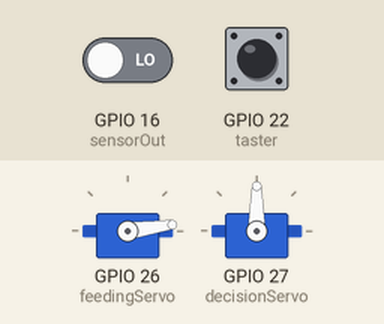
This sketch was run on a simulated ESP32. Parts: 2 × servo. The inputs (shaded band) are chosen by the test bench; at power-on: GPIO 22 (taster) HIGH, GPIO 16 (sensorOut) LOW. WiFi joins after 1.5 s; servers stay silent unless stated; what the sketch prints to the serial monitor is not drawn.

Above: at 3.0 s.
3.1 s: GPIO 22 (taster) pulled LOW for 0.15 s
At 3.55 s:
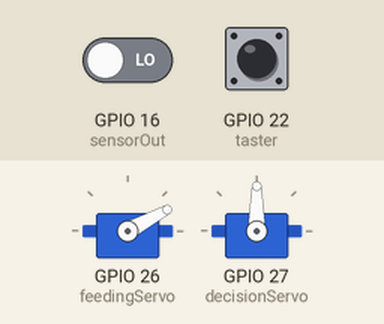
At 5.6 s:
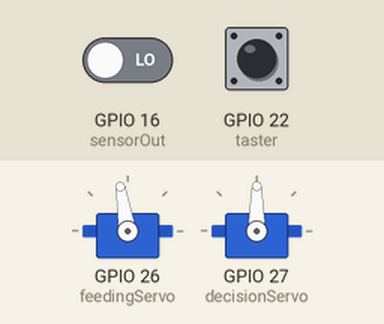
Timing chart, 0 to 10.9 s (numbered marks = the images above; inputs shaded):
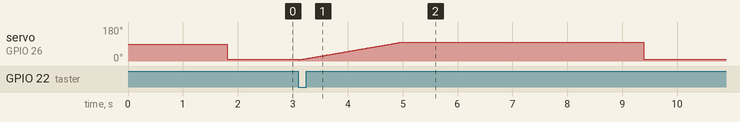

The sketch:

schiechtel.ino
```cpp
#include <Servo.h>
#define BLYNK_PRINT Serial

/* Fill-in your Template ID (only if using Blynk.Cloud) */
//#define BLYNK_TEMPLATE_ID   "YourTemplateID"


#include <BlynkSimpleEsp32_BLE.h>
#include <BLEDevice.h>
#include <BLEServer.h>

// You should get Auth Token in the Blynk App.
// Go to the Project Settings (nut icon).
char auth[] = "mGOEjkvWfhwC2yRJC-PPfytzOzWYUUYZ";

//Define the pins of the color sensor
#define s0 23 //S0 pin of the sensor on Arduino pin#2
#define s1 18 //S1 pin of the sensor on Arduino pin#3
#define s2 18 //S2 pin of the sensor on Arduino pin#4
#define s3 17 //S3 pin of the sensor on Arduino pin#5
#define sensorOut 16 //Output pin of the sensor on Arduino pin#6
#define taster 22

//Variable to save the data coming from the sensorOut
int frequency = 0;
int tasterstate;
// Variable to save the color
byte identifiedColor = 0;

//Declaring Servos

Servo feedingServo;
Servo decisionServo;

//Declaring general delays
byte smallDelay_ms = 5;
byte mediumDelay_ms = 20; //30
byte bigDelay_ms = 2000; //1000
byte veryBigDelay_ms = 2000;


//Delcaring position of the feederServo
byte pos1FeederServo = 6;
byte pos2FeederServo = 100;
byte pos3FeederServo = 180;

//Delcaring position of the decisionServo
byte decisionServo_RED = 22;
byte decisionServo_ORANGE = 55;
byte decisionServo_GREEN = 90;
byte decisionServo_YELLOW = 127;
byte decisionServo_PURPLE = 165;


void setup() {

  //Set the pins of the Color Sensor
  pinMode (s0, OUTPUT);
  pinMode (s1, OUTPUT);
  pinMode (s2, OUTPUT);
  pinMode (s3, OUTPUT);
  pinMode (sensorOut, INPUT);
  pinMode(taster, INPUT_PULLUP);

  //Using at 100%
  digitalWrite(s0, HIGH);
  digitalWrite(s1, HIGH);

  //Attaching the Servos
  feedingServo.attach (26);
  decisionServo.attach(27);

  //Set the serial communication in bytes per second
  Serial.begin(9600);

  Blynk.setDeviceName("Skittles");

  Blynk.begin(auth);

}//Close setup

void loop() {

Blynk.run();

tasterstate = digitalRead(taster);

if (tasterstate == 0)
{
  begin();
}
else home();

}
void home()
{
  identifiedColor = 0;
  decisionServo.write(90);
  feedingServo.write(8);

}
void movefeed()
{
  delay(bigDelay_ms);
  //Move Feeding servo to exit position
  for (int i = pos2FeederServo; i < pos3FeederServo; i++) {

    feedingServo.write (i);
    delay (mediumDelay_ms);

  }//Close for loop - Servo to Exit Position

  //Delay to return servo
  delay(bigDelay_ms);


  //Return the Feeding Servo to initial position
  for (int i = pos3FeederServo; i > pos1FeederServo ; i--) {

    feedingServo.write (i);
    delay (smallDelay_ms);
  }//Close for loop - Servo initial Position

  identifiedColor = 0;
  delay (veryBigDelay_ms);

}
void begin()
{
   //Write "steps" of 1 degree to the servo until pos2 (Sensor position)
  for (int i = pos1FeederServo; i < pos2FeederServo ; i++) {

    feedingServo.write (i);
    delay (mediumDelay_ms);

  }//close for loop

  //Delay to stabilize readings
  delay(bigDelay_ms);

  //We launch the Function getTheColor
  identifiedColor = getTheColor();
  Serial.println(identifiedColor);

  switch (identifiedColor) {
    //Case for Red
    case 1:
      decisionServo.write (decisionServo_RED);
      movefeed();
      break;

    //Case for Orange
    case 2:
      decisionServo.write (decisionServo_ORANGE);
      movefeed();
      break;

    //Case for Green
    case 3:
      decisionServo.write (decisionServo_GREEN);
      movefeed();
      break;

    //Case for Yellow
    case 4:
      decisionServo.write (decisionServo_YELLOW);
      movefeed();
      break;

    //Case for Purple
    case 5:
      decisionServo.write (decisionServo_PURPLE);
      movefeed();
      break;

  default:
  home();
  }

}

int getTheColor() {

  //---Read RED values... S2 LOW - S3 LOW---
  digitalWrite(s2, LOW);
  digitalWrite(s3, LOW);
  frequency = pulseIn(sensorOut, LOW);

  int redValue = frequency;

  Serial.print("R=");
  Serial.print(redValue);
  Serial.print("  ");

  delay(50);

  //---Read Green values ... S2 LOW - S3 HIGH---
  digitalWrite(s2, LOW);
  digitalWrite(s3, HIGH);
  frequency = pulseIn(sensorOut, LOW);

  int greenValue = frequency;

  Serial.print("G=");
  Serial.print(greenValue);
  Serial.print("  ");

  delay(50);


  //---Read Blue values ... S2 HIGH - S3 LOW---
  digitalWrite(s2, HIGH);
  digitalWrite(s3, LOW);
  frequency = pulseIn(sensorOut, LOW);

  int blueValue = frequency ;

  Serial.print("B=");
  Serial.print(blueValue);
  Serial.print("  ");

  delay(50);


    //---Read Clear values ... S2 HIGH - S3 HIGH---
  digitalWrite(s2, HIGH);
  digitalWrite(s3, HIGH);
  frequency = pulseIn(sensorOut, LOW);

  int clearValue = frequency ;

  Serial.print("C=");
  Serial.print(clearValue);
  Serial.println("  ");

  delay(50);


  //////////Parameters for Red//////////
  if (redValue<13 & redValue>=11 & clearValue<23 & clearValue>19 & blueValue<7 & blueValue>3 & greenValue<19 & greenValue>=16) {
    identifiedColor = 1; // Red
  }

  //////////Parameters for Orange//////////
  if (redValue<11 & redValue>7 & clearValue<20 & clearValue>15 & blueValue<5 & blueValue>3) {
    identifiedColor = 2; // Orange
  }


  //////////Parameters for Green//////////
  if (blueValue<6 & blueValue>=3 & clearValue<19 & clearValue>11 & redValue<=14& redValue>9 & greenValue<22 & greenValue>13) {
    identifiedColor = 3; // Green
  }

  //////////Parameters for Yellow//////////
  if (redValue<10 & redValue>6 & clearValue<10 & clearValue>7 & blueValue<3 & blueValue>1) {
    identifiedColor = 4; // Yellow
  }

  //////////Parameters for Purple//////////
  if (redValue<19 & redValue>13  & clearValue<23 & clearValue>19 & blueValue<=6 & blueValue>=4 & greenValue<=18 & greenValue>15) {
    identifiedColor = 5; // Purple
  }

  //--- Return the value found---
  return identifiedColor;

}//Close Function getTheColor
```
